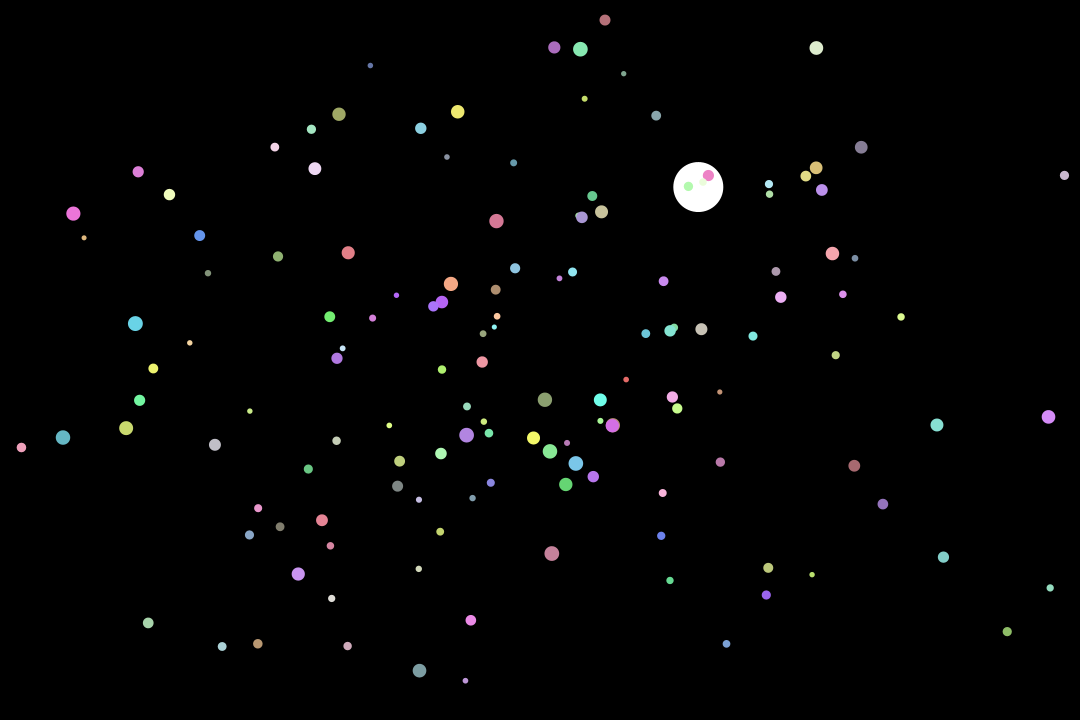
Frame 1 (no input)
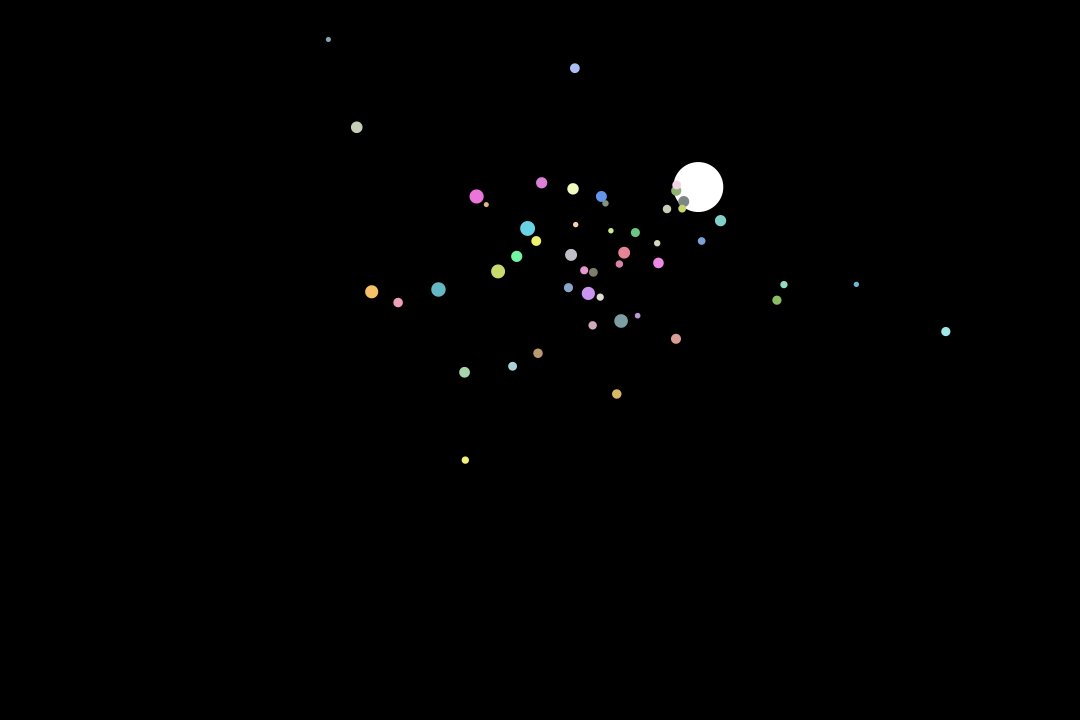
Frame 60 (the mouse pressed at the canvas centre just before this capture)
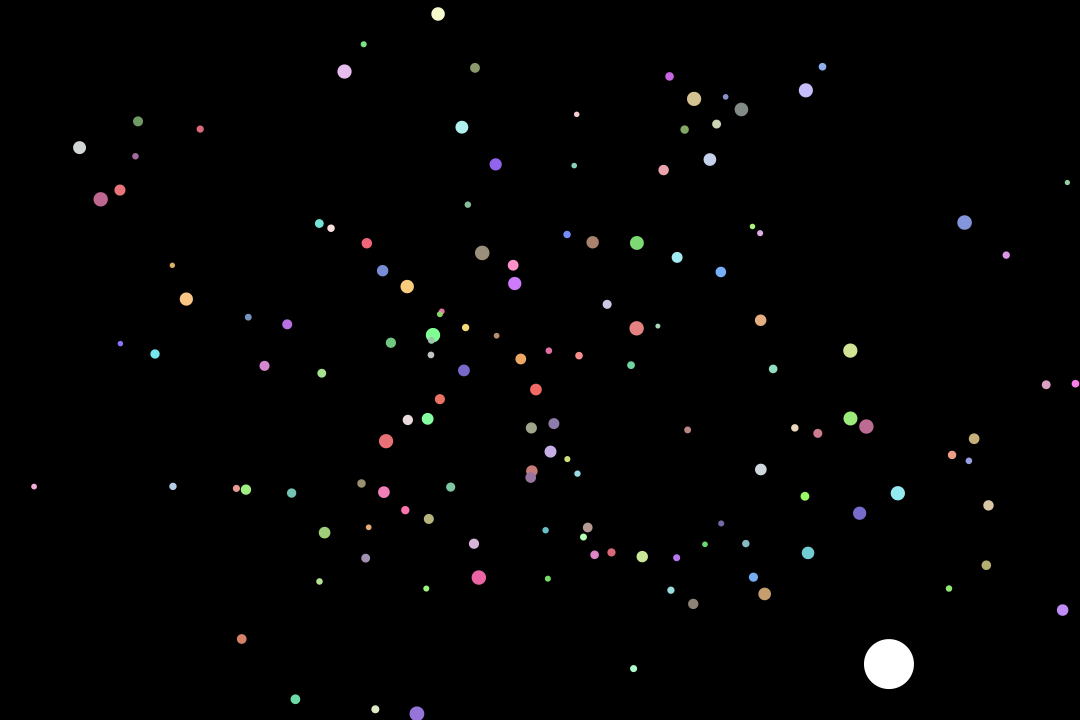
Frame 120 (the mouse held since frame 60 and released just before this capture)

The Processing sketch that drew these frames (run headless with seeded random() and noise(); from frame 60 on, the mouse is pressed at the canvas centre):

// Processing sketch: Midterm_Exam
// ── Midterm_Exam.pde
BlackHole bh;
ArrayList<Matter> matterList;

void setup() {
  size(1080, 720);
  initializeSimulation();
}

void draw() {
  background(0); 

  bh.display();

  // Iterate backwards when removing items from an ArrayList
  for (int i = matterList.size() - 1; i >= 0; i--) {
    Matter m = matterList.get(i);
    m.attractTo(bh);
    m.update();
    m.display();

    // Check if the particle is "sucked in" (close to the center)
    float distance = PVector.dist(m.position, bh.position);
    if (distance < bh.size / 2) {
      matterList.remove(i);
    }
  }

  // If all particles are gone, move the black hole and respawn
  if (matterList.size() == 0) {
    bh.moveRandomly();
    spawnMatter();
  }
}

void initializeSimulation() {
  bh = new BlackHole();
  spawnMatter();
}

void spawnMatter() {
  matterList = new ArrayList<Matter>();
  for (int i = 0; i < 150; i++) {
    matterList.add(new Matter());
  }
}

// ── Black_hole.pde
class BlackHole {
  PVector position;
  float size = 50;

  BlackHole() {
    moveRandomly();
  }

  void moveRandomly() {
    position = new PVector(random(width), random(height));
  }

  void display() {
    noStroke();
    fill(255); 
    ellipse(position.x, position.y, size, size);
  }
}

// --- MATTER CLASS ---
class Matter {
  PVector position;
  PVector velocity;
  float size;
  color c;

  Matter() {
    // Gaussian spawn cluster
    float x = (float) new java.util.Random().nextGaussian() * (width/4) + (width/2);
    float y = (float) new java.util.Random().nextGaussian() * (height/4) + (height/2);
    position = new PVector(x, y);
    velocity = new PVector(0, 0);
    size = random(5, 15);
    c = color(random(100, 255), random(100, 255), random(100, 255));
  }

  void attractTo(BlackHole blackHole) {
    PVector direction = PVector.sub(blackHole.position, this.position);
    direction.normalize();
    direction.mult(0.4); // Increased strength for a better "sucking" feel
    velocity.add(direction);
    velocity.limit(8); 
  }

  void update() {
    position.add(velocity);
  }

  void display() {
    noStroke();
    fill(c);
    ellipse(position.x, position.y, size, size);
  }
}
